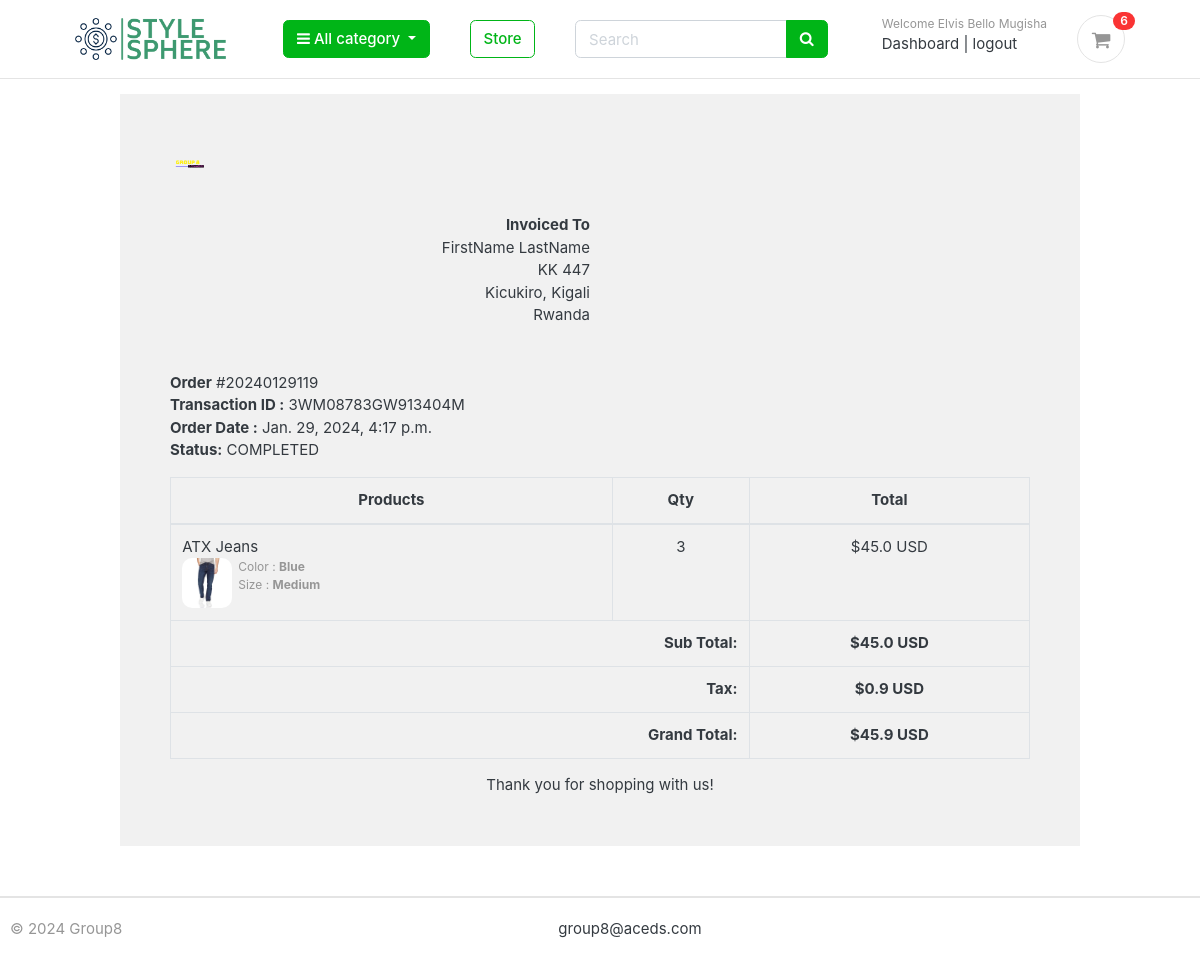
/accounts/order_detail/20240129119/ (signed in), run on the app's committed database.
### accounts/models.py (models this page shows, shortened)
class Account(AbstractBaseUser):
    first_name = models.CharField(max_length=100)
    last_name = models.CharField(max_length=100)
    username = models.CharField(max_length=100, unique=True)
    email = models.EmailField(max_length=250, unique=True)
    phone_number = models.CharField(max_length=20)
    date_created = models.DateTimeField(auto_now_add=True)
    last_login = models.DateTimeField(auto_now_add=True)
    is_admin = models.BooleanField(default=False)
    is_staff = models.BooleanField(default=False)
    is_active = models.BooleanField(default=False)
    is_superadmin = models.BooleanField(default=False)
    USERNAME_FIELD = 'email'
    REQUIRED_FIELDS = ['username', 'first_name', 'last_name']
    objects = MyAccountManager()
    def full_name(self):
        return f'{self.first_name} {self.last_name}'

### orders/models.py (models this page shows, shortened)
class Order(models.Model):
    STATUS = (
        ('New', 'New'),
        ('Accepted', 'Accepted'),
        ('Completed', 'Completed'),
        ('Cancelled', 'Cancelled'),
    )
    user = models.ForeignKey(Account, on_delete=models.SET_NULL, null=True)
    payment = models.ForeignKey(Payment, on_delete=models.SET_NULL, blank=True, null=True)
    order_number = models.CharField(max_length=150)
    first_name = models.CharField(max_length=200)
    last_name = models.CharField(max_length=200)
    phone = models.CharField(max_length=15)
    email = models.EmailField(max_length=200)
    address_line1 = models.CharField(max_length=100)
    address_line2 = models.CharField(max_length=100, blank=True)
    country = models.CharField(max_length=100)
    district = models.CharField(max_length=100)
    sector = models.CharField(max_length=100)
    order_note = models.CharField(max_length=300, blank=True)
    order_total = models.FloatField()
    tax = models.FloatField()
    status = models.CharField(max_length=50, choices=STATUS, default='New')
    ip = models.CharField(max_length=50, blank=True)
    is_ordered = models.BooleanField(default=False)
    date_created = models.DateTimeField(auto_now_add=True)
    date_updated = models.DateTimeField(auto_now=True)

class Payment(models.Model):
    user = models.ForeignKey(Account, on_delete=models.CASCADE)
    payment_id = models.CharField(max_length=200)
    payment_method = models.CharField(max_length=200)
    amount_paid = models.CharField(max_length=150) # This is the total amount paid
    status = models.CharField(max_length=100)
    date_created = models.DateTimeField(auto_now_add=True)

class OrderProduct(models.Model):
    order = models.ForeignKey(Order, on_delete=models.CASCADE)
    payment = models.ForeignKey(Payment, on_delete=models.SET_NULL, blank=True, null=True)
    user = models.ForeignKey(Account, on_delete=models.CASCADE)
    product = models.ForeignKey(Product, on_delete=models.CASCADE)
    variations = models.ManyToManyField(Variation, blank=True)
    quantity = models.IntegerField()
    product_price = models.FloatField()
    ordered = models.BooleanField(default=False)
    date_created = models.DateTimeField(auto_now_add=True)
    date_updated = models.DateTimeField(auto_now=True)

### store/models.py (models this page shows, shortened)
class Product(models.Model):
    product_name = models.CharField(max_length=250, unique=True)
    slug = models.SlugField(max_length=250, unique=True)
    description = models.TextField(max_length=800, blank=True)
    price = models.IntegerField()
    image = models.ImageField(upload_to='photos/store/products')
    stock = models.IntegerField()
    is_available = models.BooleanField(default=True)
    category = models.ForeignKey(Category, on_delete=models.CASCADE)
    date_created = models.DateTimeField(auto_now_add=True)
    modified_date = models.DateTimeField(auto_now=True)

class Variation(models.Model):
    product = models.ForeignKey(Product, on_delete=models.CASCADE)
    variation_category = models.CharField(max_length=250, choices=variation_category_choice)
    variation_value = models.CharField(max_length=250)
    is_active = models.BooleanField(default=True)
    date_created = models.DateTimeField(auto_now_add=True)
    objects = VariationManager()

### accounts/views.py (the view)
# urls.py: path('order_detail/<int:order_id>/', views.order_detail, name='order_detail'),
@login_required(login_url='login')
def order_detail(request, order_id):
    order_detail = OrderProduct.objects.filter(order__order_number=order_id)
    order = Order.objects.get(order_number=order_id)
    subtotal = 0
    for i in order_detail:
        i_total = i.product_price * i.quantity
        i.i_total = i_total
        subtotal += i_total
    context = {
        'order_detail': order_detail,
        'order': order,
        'subtotal': subtotal,
    }
    template_name = 'accounts/order_detail.html'
    return render(request, template_name, context)

### carts/context_processors.py (called while the page is built)
def counter(request):
    cart_count = 0
    if 'admin' in request.path:
        return {}
    else:
        try:
            cart = Cart.objects.filter(cart_id=_cart_id(request))
            if request.user.is_authenticated:
                cart_items = CartItem.objects.all().filter(user=request.user)
            else:
                cart_items = CartItem.objects.all().filter(cart=cart[:1])
            for cart_item in cart_items:
                cart_count += cart_item.quantity
        except Cart.DoesNotExist:
            cart_count = 0
    return dict(cart_count=cart_count)

### carts/views.py (called while the page is built)
def _cart_id(request):
    cart = request.session.session_key
    if not cart:
        cart = request.session.create()
    return cart

### store/context_processors.py (called while the page is built)
def menu_links(request):
    links = Category.objects.all()
    return dict(links=links)

### store/models.py (called while the page is built)
    def get_url(self):
        return reverse('products_by_category', args=[self.slug])

### templates/accounts/order_detail.html
{% extends 'frontEnd/base.html' %} {% load static %} {% block content %}
<div
  class="container-fluid"
  style="
    margin: 0 auto;
    width: 80%;
    padding: 50px;
    background: #f1f1f1;
    margin-top: 1em;
    margin-bottom: 50px;
  "
>
  <div class="row invoice row-printable">
    <div class="col-md-12">
      <div class="panel panel-default plain" id="dash_0">
        <div class="panel-body p30">
          <div class="row">
            <div class="col-lg-6">
              <div class="invoice-logo">
                <img
                  src="{% static 'images/logo.png' %}"
                  alt="Invoice logo"
                  style="max-height: 40px"
                />
              </div>
            </div>
            <div class="col-lg-6">
              <div class="invoice-from">
                <ul class="list-unstyled text-right">
                  <li>
                    <strong>Invoiced To</strong>
                  </li>
                  <li>{{ order.first_name }} {{ order.last_name }}</li>
                  <li>{{ order.address_line1 }}</li>
                  <li>{{ order.sector }}, {{ order.district }}</li>
                  <li>{{ order.country }}</li>
                </ul>
              </div>
            </div>
            <div class="col-lg-12">
              <div class="invoice-details mt25">
                <div class="well">
                  <ul class="list-unstyled mb0">
                    <li><strong> Order</strong> #{{ order.order_number }}</li>
                    <li>
                      <strong> Transaction ID :</strong>
                      {{ order.payment.payment_id }}
                    </li>
                    <li>
                      <strong> Order Date :</strong>
                      {{ order.date_created }}
                    </li>
                    <li>
                      <strong> Status:</strong>
                      {{ order.payment.status }}
                    </li>
                  </ul>
                </div>
              </div>
              <div class="invoice-items">
                <div
                  class="table-responsive"
                  style="overflow: hidden; outline: none"
                  tabindex="0"
                >
                  <table class="table table-bordered">
                    <thead>
                      <tr>
                        <th class="per70 text-center">Products</th>
                        <th class="per5 text-center">Qty</th>
                        <th class="per25 text-center">Total</th>
                      </tr>
                    </thead>
                    <tbody>
                      {% for item in order_detail %}
                      <tr>
                        <td>
                          {{ item.product.product_name }}
                          <div class="text-muted small variations">
                            <div>
                              <img src="{{ item.product.image.url }}" width="50" height="50" alt="">
                            </div>
                            <div>
                              {% if item.variations.all %}
                              {% for i in item.variations.all %}
                              {{ i.variation_category | capfirst }} :
                              <span style="font-weight: bold;">
                                {{ i.variation_value | capfirst }}
                              </span>
                              <br />
                              {% endfor %}
                              {% endif %}
                            </div>
                          </div>
                        </td>
                        <td class="text-center">{{ item.quantity }}</td>
                        <td class="text-center">
                          ${{ item.i_total }} USD
                        </td>
                      </tr>
                      {% endfor %}
                    </tbody>
                    <tfoot>
                      <tr>
                        <th colspan="2" class="text-right">Sub Total:</th>
                        <th class="text-center">${{ subtotal }} USD</th>
                      </tr>
                      <tr>
                        <th colspan="2" class="text-right">Tax:</th>
                        <th class="text-center">${{ order.tax }} USD</th>
                      </tr>
                      <tr>
                        <th colspan="2" class="text-right">Grand Total:</th>
                        <th class="text-center">
                          ${{ order.order_total }} USD
                        </th>
                      </tr>
                    </tfoot>
                  </table>
                </div>
              </div>
              <div class="invoice-footer mt25">
                <p class="text-center">Thank you for shopping with us!</p>
              </div>
            </div>
          </div>
        </div>
      </div>
    </div>
  </div>
</div>
{% endblock content %}

### templates/frontEnd/includes/navbar.html (shortened to what this page needs)
{% load static %}
<header class="section-header">
  <section class="header-main border-bottom">
    <div class="container-fluid">
      <div class="row align-items-center">
        <div class="col-lg-2 col-md-3 col-6">
          <a href="{% url 'home' %}" class="brand-wrap">
            <img class="logo" src="Users/phasetumurere/Downloads/logos/logo-color-on-transparent-background.png" />
          </a>
        </div>
        <div class="col-lg col-sm col-md col-6 flex-grow-0">
          <div class="category-wrap dropdown d-inline-block float-right">
            <button type="button" class="btn btn-success dropdown-toggle" data-toggle="dropdown">
              <i class="fa fa-bars"></i>
              All category
            </button>
          </div>
        </div>
        <a href="{% url 'store' %}" class="btn btn-outline-success"> Store </a>
        <div class="col-lg col-md-6 col-sm-12 col">
          <form action="{% url 'search' %}" class="search" method="GET">
            <div class="input-group w-100">
              <input type="text" class="form-control" name="keyword" style="width: 60%" placeholder="Search" />
              <div class="input-group-append">
                <button class="btn btn-success" type="submit">
                  <i class="fa fa-search"></i>
                </button>
              </div>
            </div>
          </form>
        </div>
        <div class="col-lg-3 col-sm-6 col-8 order-2 order-lg-3">
          <div class="d-flex justify-content-end mb-3 mb-lg-0">
            {% if user.id is None %}
            <div class="widget-header">
              <small class="title text-muted"> Welcome guest! </small>
              <div>
                <a href="{% url 'login' %}"> Sign in </a>
                <span class="dark-transp"> | </span>
                <a href="{% url 'register' %}"> Register </a>
              </div>
            </div>
            {% else %}
            <div class="widget-header">
              <small class="title text-muted">
                Welcome {{ user.full_name }}
              </small>
              <div>
                <a href="{% url 'dashboard' %}"> Dashboard </a>
                <span class="dark-transp"> | </span>
                <a href="{% url 'logout' %}"> logout </a>
              </div>
            </div>
            {% endif %}
            <a href="{% url 'cart' %}" class="widget-header pl-3 ml-3">
              <div class="icon icon-sm rounded-circle border">
                <i class="fa fa-shopping-cart"></i>
              </div>
              <span class="badge badge-pill badge-danger notify">{{ cart_count }}</span>
            </a>
          </div>
        </div>
      </div>
    </div>
  </section>
</header>

### static/css/ui.css (style rules this page uses)
html { font-family: "Inter", sans-serif; font-size: 15px; }
.icon-xs, .icon-sm, .icon-md, .icon-lg { display: inline-block; text-align: center; flex-shrink: 0; flex-grow: 0; }
.icon-sm { width: 48px; height: 48px; line-height: 48px !important; font-size: 20px; }
p:last-child { margin-bottom: 0; }
.header-main { position: relative; padding-top: 1rem; padding-bottom: 1rem; }
.brand-wrap .logo, .navbar-brand .logo { margin-right: 7px; max-height: 42px; display: inline-block; }
.widget-header { display: inline-block; vertical-align: middle; position: relative; }
.widget-header a { color: #343a40; }
.widget-header i { color: #969696; }
.widget-header .title { display: block; }
.widget-header .notify { position: absolute; top: -3px; right: -10px; }
[class*=list-] li:after { visibility: hidden; display: block; content: ""; overflow: hidden; height: 0; clear: both; }
.notify { position: absolute; top: -4px; right: -10px; display: inline-block; padding: 0.25em 0.6em; font-size: 12px; line-height: 1; text-align: center; border-radius: 3rem; color: #fff; background-color: #fa3434; }

### templates/frontEnd/base.html (style rules this page uses)
.variations { display: flex; flex-wrap: wrap; gap: 0.5em; }
.variations img { border-radius: 10px; }

### data on the page
Account: full_name "Elvis Bello Mugisha"
Order: first_name "FirstName", last_name "LastName", address_line1 "KK 447", sector "Kicukiro", district "Kigali", country "Rwanda", order_number "20240129119", payment.payment_id "3WM08783GW913404M", date_created "Jan. 29, 2024, 4:17 p.m.", payment.status "COMPLETED", tax "0.9", order_total "45.9"
OrderProduct: product.product_name "ATX Jeans", product.image (picture), quantity "3", i_total "45.0"
Variation: variation_category "Color", variation_value "Blue"
Variation: variation_category "Size", variation_value "Medium"

### other printed values
{{ cart_count }} "6"
{{ subtotal }} "45.0"
